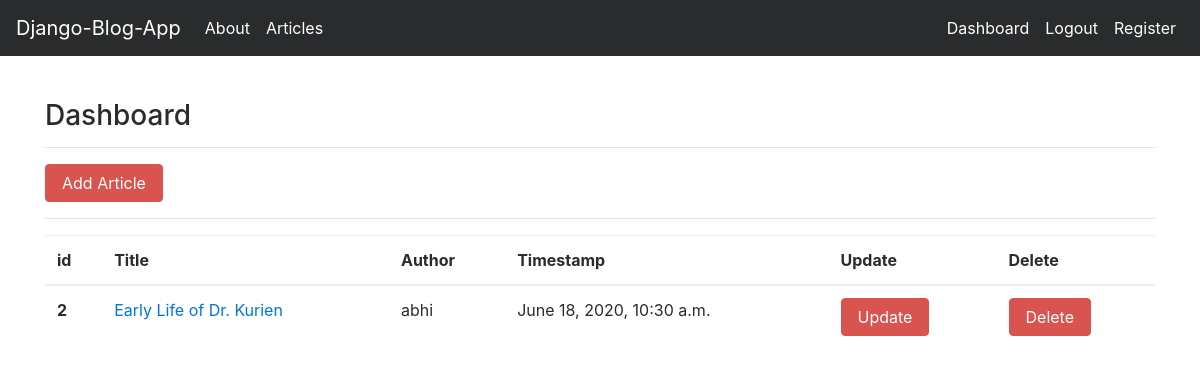
Screenshot of /articles/dashboard/ (signed in) with the database file from the repository.
### article/models.py (models this page shows, shortened)
class Article(models.Model):
    author = models.ForeignKey("auth.User",on_delete = models.CASCADE,verbose_name = "User")
    title = models.CharField(max_length = 50,verbose_name = "Title")
    content = RichTextField()
    created_date = models.DateTimeField(auto_now_add=True,verbose_name="Created On")
    article_image = models.FileField(blank = True,null = True,verbose_name="Image")
    slug = models.SlugField(unique=True, max_length=100)
    class Meta:
        ordering = ['-created_date']

### article/views.py (the view)
# urls.py: path('dashboard/',views.dashboard,name = "dashboard"),
@login_required(login_url = "user:login")
def dashboard(request):
    articles = Article.objects.filter(author = request.user)
    context = {
        "articles":articles
    }
    return render(request,"dashboard.html",context)

### templates/dashboard.html
{% extends "layout.html" %}
{% block body %}
<h3>Dashboard</h3>
<hr>
<a class = "btn btn-danger" href = "{% url 'article:addarticle' %}">Add Article</a>
<hr>
{% if articles %}
<table class="table">
        <thead>
          <tr>
            <th scope="col">id</th>
            <th scope="col">Title</th>
            <th scope="col">Author</th>
            <th scope="col">Timestamp</th>
            <th scope="col">Update</th>
            <th scope="col">Delete</th>
          </tr>
        </thead>
        <tbody>
          {% for article in articles %}
          <tr>
            <th scope="row">{{article.id}}</th>
            <td><a href="{% url 'article:detail' article.slug %}">{{article.title}}</a></td>
            <td>{{article.author.username}}</td>
            <td>{{article.created_date}}</td>
            <td><a href="{% url 'article:update' article.slug %}" class = "btn btn-danger">Update</a></td>
            <td><a href="{% url 'article:delete' article.slug %}" class = "btn btn-danger">Delete</a> </td>
          </tr>
          {% endfor %}
        </tbody>
      </table>
{% else %}
<div class = "alert alert-danger">
	You have no articles yet...
</div>
{% endif %}
{% endblock body %}

### rows the page displays
Article: id "2", title "Early Life of Dr. Kurien", author.username "abhi", created_date "June 18, 2020, 10:30 a.m."
